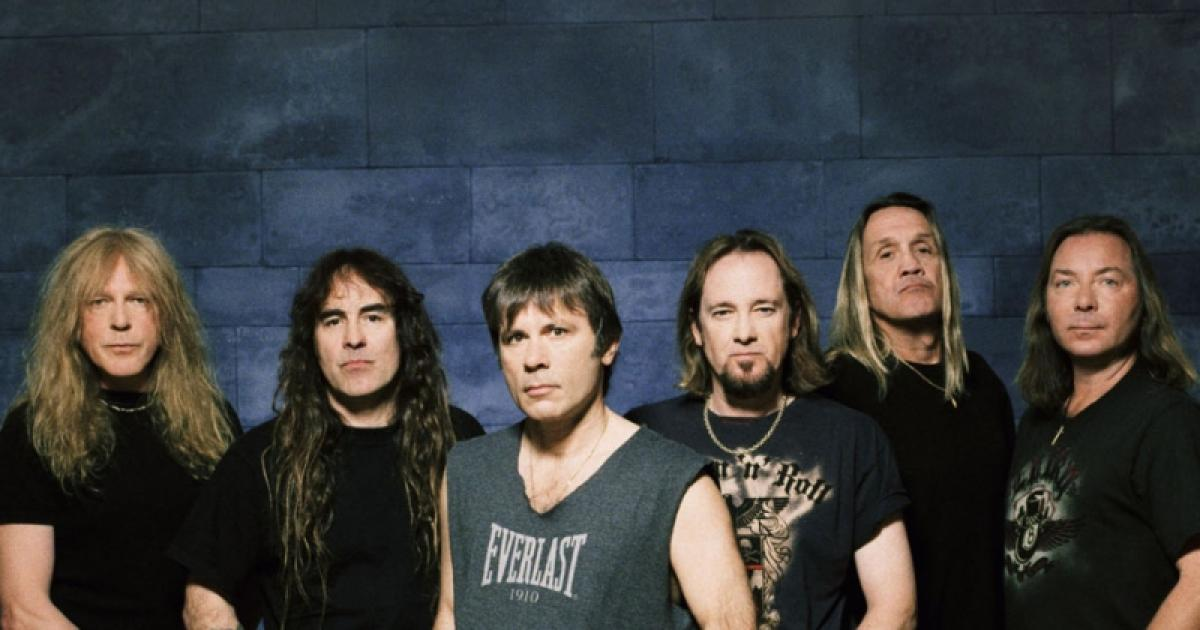
#> input picture python/ejer61/imaxes/ironmaiden.jpg, 1200 x 630 px
$ python ejer61.py
#> lines starting #> are read from the running program, lines starting #| are printed output that depends on the picture
import matplotlib.pyplot as plt
import cv2 as cv

# Cargo archivos y colores
image = cv.imread('imaxes/ironmaiden.jpg')
#> image is the input picture: shape (630, 1200, 3); mean B, G, R 62.8, 61.8, 60.6
image_color = cv.cvtColor(image, cv.COLOR_BGRA2RGB)
image_gray = cv.cvtColor(image, cv.COLOR_BGR2GRAY)
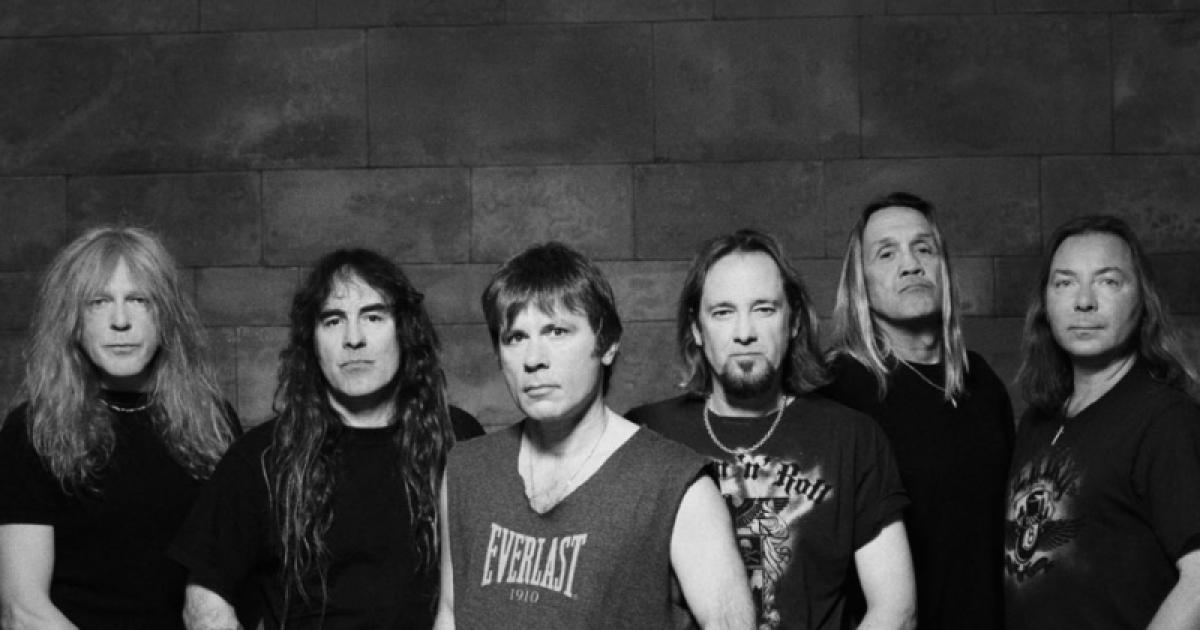
#> image_gray: shape (630, 1200); min 0, max 242, mean 61.6

# Muestro resultados
plt.imshow(image_color)
plt.title('Imagen Original')
plt.show()
plt.imshow(image_gray)
plt.title('Imagen en gris')
plt.show()


# Creo función con clasificador de cascada para clasificar rostros
def search_faces(img):
    face_cascade = cv.CascadeClassifier("haarcascade_frontalface_default.xml")

    faces = face_cascade.detectMultiScale(
        img,
        scaleFactor=1.2,
        minNeighbors=5,
        minSize=(50, 50),
    )
#> faces = [[1036, 241, 105, 105], [303, 278, 104, 104], [856, 210, 101, 101], [66, 263, 108, 108], [688, 265, 114, 114], [477, 286, 125, 125]]
    print("Caras = ", len(faces))
#| Caras =  6
    destiny = img.copy()
    for (x, y, w, h) in faces:
        cv.rectangle(destiny, (x, y), (x + w, y + h), (255, 0, 0), 5)
#> this loop made 6 passes
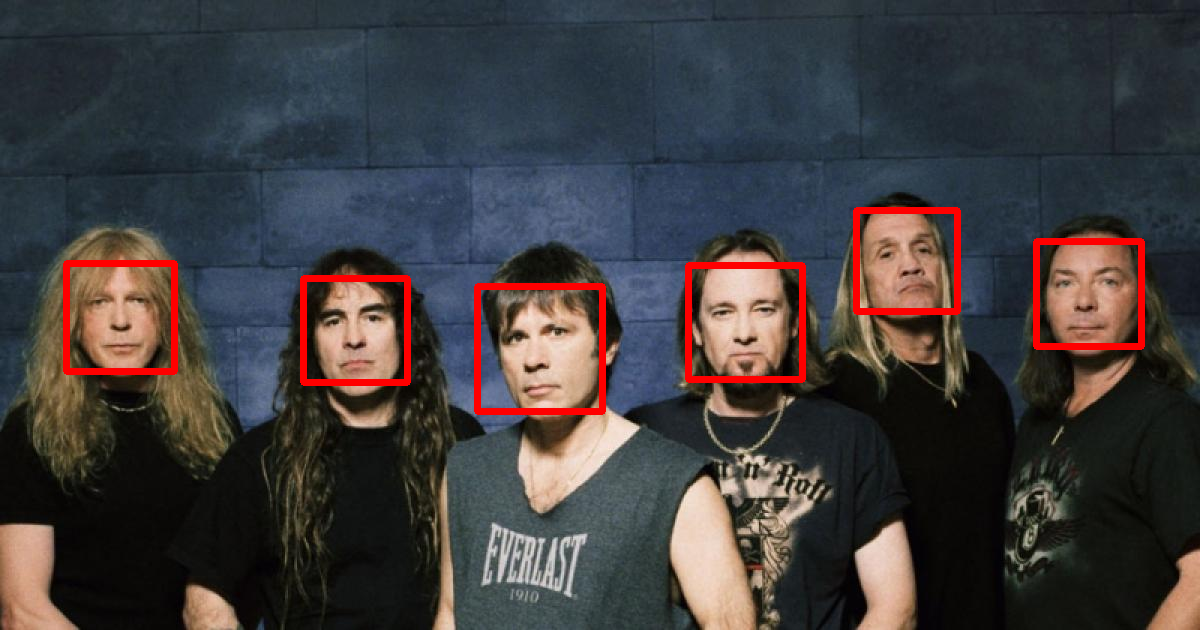
#> destiny: shape (630, 1200, 3); mean R, G, B 64.8, 60.1, 61.3
    plt.imshow(destiny)
    plt.title('Caras detectadas')
    plt.show()


search_faces(image_color)
